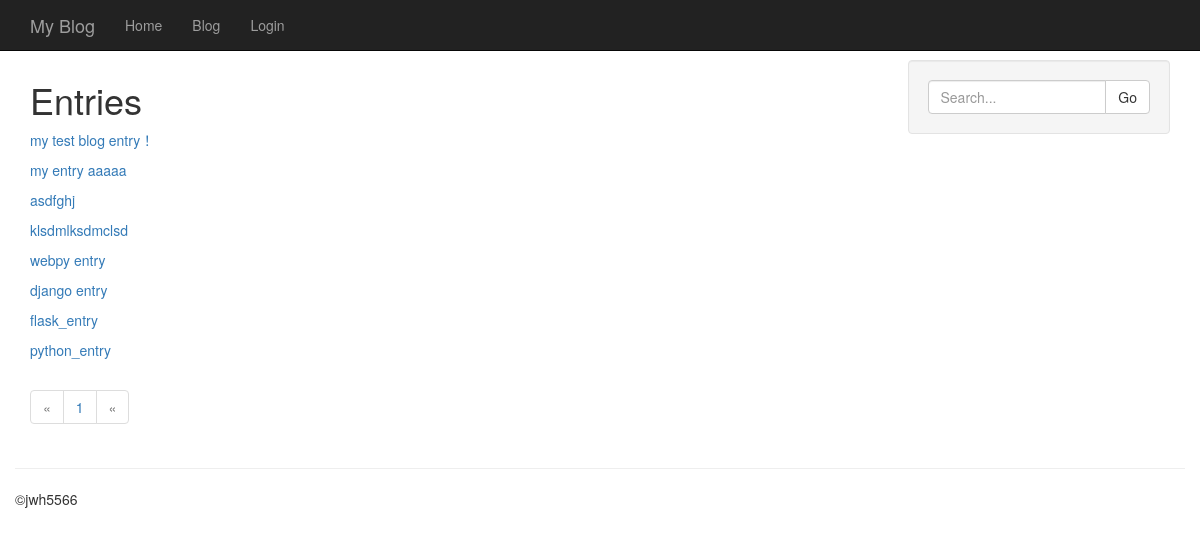
The app's page /entries/ with its own data.
### models.py (models this page shows, shortened)
class Entry(db.Model):
    __tablename__ = 'entry'
    STATUS_PUBLIC = 0
    STATUS_DRAFT = 1
    STATUS_DELETED = 2
    id = db.Column(db.Integer, primary_key=True)
    title = db.Column(db.String(100))
    slug = db.Column(db.String(100), unique=True)
    body = db.Column(db.Text)
    status = db.Column(db.SmallInteger, default=STATUS_PUBLIC)
    created_timestamp = db.Column(db.DateTime, default=datetime.datetime.now)  # 第一次保存更新
    modified_timestamp = db.Column(db.DateTime, default=datetime.datetime.now, onupdate=datetime.datetime.now)  #每次保存更新
    author_id = db.Column(db.Integer, db.ForeignKey("user.id"))
    tags = db.relationship('Tag', secondary=entry_tags,
                           backref=db.backref('entries', lazy='dynamic'))

### entries/blueprint.py (the view)
@entries.route('/')
def index():
    entries = Entry.query.order_by(Entry.created_timestamp.desc())
    entries = filter_status_by_user(entries)
    if request.args.get("q"):
        search = request.args.get["q"]
        entries = entries.filter(
            (Entry.body.contains(search)) |
            (Entry.title.contains(search))
        )
    return object_List('entries/index.html', entries)

### blog.py (called while the page is built)
@app.before_request
def _before_request():
    g.user = current_user

### entries/blueprint.py (called while the page is built)
def filter_status_by_user(query):
    if not g.user.is_authenticated:
        return query.filter(Entry.status == Entry.STATUS_PUBLIC)
    else:
        return query.filter(
            (Entry.status == Entry.STATUS_PUBLIC) |
            ((Entry.author == g.user) & (Entry.status != Entry.STATUS_DELETED))
        )

### helpers.py (called while the page is built)
def object_List(template_name, query, paginate_by=20, **context):
    page = request.args.get('page')
    if page and page.isdigit():
        page = int(page)
    else:
        page = 1
    object_list = query.paginate(page, paginate_by)
    return render_template(template_name, object_list=object_list, **context)

### templates/entries/index.html (shortened to what this page needs)
{% extends "entries/base_entries.html" %}
{% block content_title %}Entries{% endblock %}

### templates/includes/list.html
{% for entry in object_list.items %}
    <p><a href="{{ url_for('entries.detail', slug=entry.slug) }}">{{ entry.title }}</a></p>
{% endfor %}

### templates/base.html (style rules this page uses)
body { padding-top: 60px }

### records on screen
Entry: title "my test blog entry！"
Entry: title "my entry aaaaa"
Entry: title "asdfghj"
Entry: title "klsdmlksdmclsd"
Entry: title "webpy entry"
Entry: title "django entry"
Entry: title "flask_entry"
Entry: title "python_entry"

### other values on screen
{{ page }} "1"
